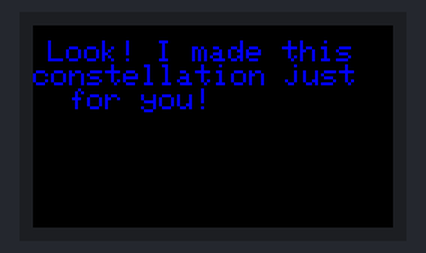
The sketch below on a simulated ESP32. Parts: 240×135 colour display. Random numbers use the default seed unless the sketch sets one.

Above: at 0.2 s.
At 5.8 s:
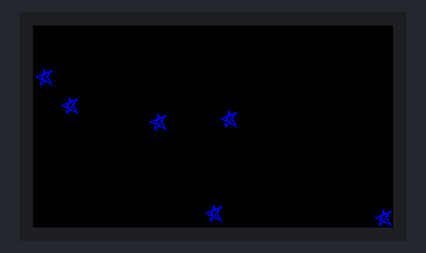
At 8.9 s:
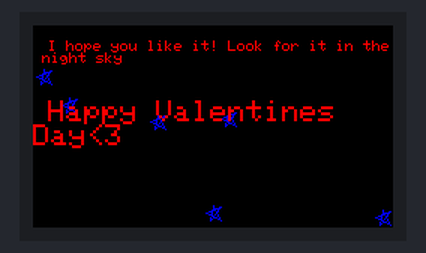
At 17.5 s:
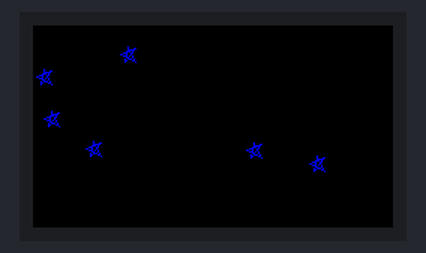
At 20.6 s:
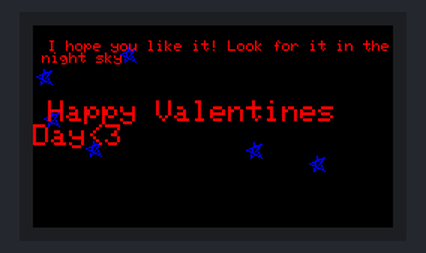
At 32.4 s:
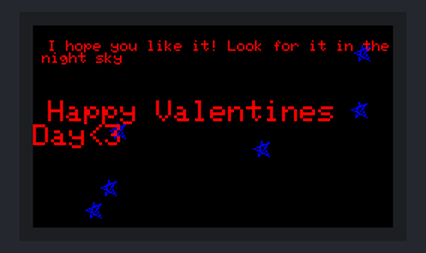

The sketch:

Module1_Program.ino
```cpp
#include <TFT_eSPI.h>  // Include the TFT_eSPI library for TTGO display

TFT_eSPI tft;  // Create an instance of the TFT_eSPI class

void setup() {
  // Initialize the TFT display
  tft.init();
  tft.setRotation(1);  // Adjust the rotation if needed
  tft.fillScreen(TFT_BLACK);  // Fill the screen with a black background
  //how do i add sleep mode between rounds so it is off for the same amount of time it is on

}
void drawStar(int x, int y, uint16_t color) {
  // Draw a star shape at the specified coordinates
  tft.drawLine(x, y - 5, x + 5, y + 5, color);
  tft.drawLine(x + 5, y + 5, x - 5, y, color);
  tft.drawLine(x - 5, y, x + 5, y - 4, color);
  tft.drawLine(x + 5, y - 4, x - 2, y + 5, color);
  tft.drawLine(x - 2, y + 5, x, y - 5, color);
}

void loop() {

  // Display a message at the beginning of each round
  tft.setTextSize(2);
  tft.setTextColor(TFT_BLUE);
  tft.setCursor(10, 10);
  tft.print("Look! I made this  constellation just    for you!");

  // Delay before clearing the message
  delay(5000);  // Adjust the delay as needed

  // Clear the screen and message
  tft.fillScreen(TFT_BLACK);
   // Draw 10 random points
  for (int i = 0; i < 6; i++) {
    // Generate random coordinates and color
    int x = random(tft.width());
    int y = random(tft.height());
    uint16_t color = (TFT_BLUE);  // Generate a random 16-bit color

    // Draw a random point on the display
    drawStar(x, y, color);

    // Delay for a short time between points
    delay(100);  // Adjust the delay as needed
  }
  //keep constellation on the screen so the viewer can see
  delay(3000);
  // Display a message at the beginning of each round
  tft.setTextSize(1);
  tft.setTextColor(TFT_RED);
  tft.setCursor(10, 10);
  tft.print("I hope you like it! Look for it in the night sky");

  tft.setTextSize(2);
  tft.setTextColor(TFT_RED);
  tft.setCursor(10, 50);
  tft.print("Happy Valentines   Day<3");

  // Delay before clearing the message
  delay(3000);  // Adjust the delay as needed

  // Clear the screen after drawing 10 points
  tft.fillScreen(TFT_BLACK);

  // Add a delay before starting the next iteration
  delay(100);  // Adjust the delay as needed
}
```

Measured:
- what the display in image 1 shows lasts 3.1 s, from 5.7 s to 8.8 s
- what the display in image 2 shows lasts 3.1 s, from 8.8 s to 11.9 s
